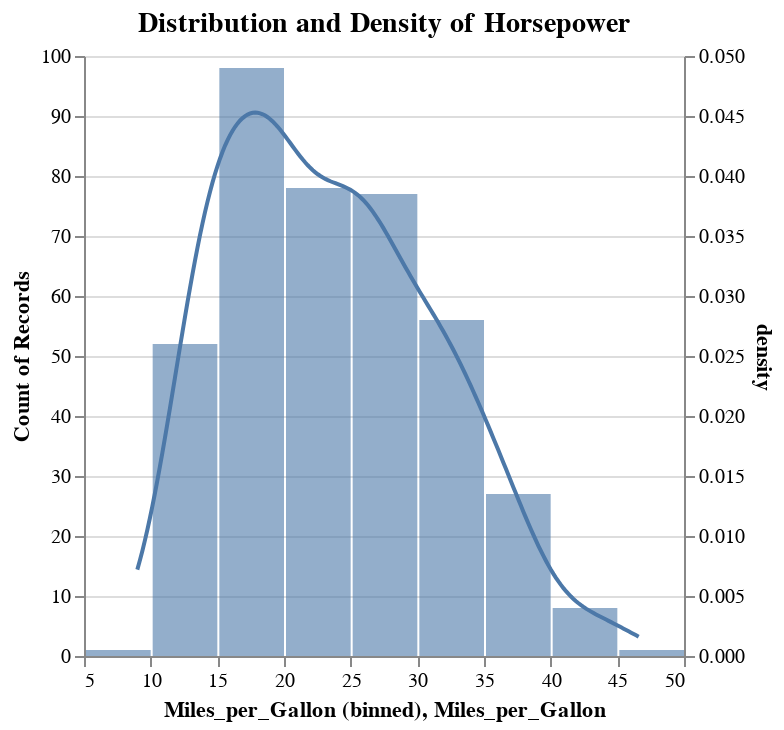

Notebook code for this chart:
### Code cell
# Combine both charts using '+' operator
combined_chart = histogram + kde

# Adjust properties
combined_chart = combined_chart.properties(
    title="Distribution and Density of Horsepower"
).resolve_scale(
    y='independent'  # Use independent y-scales for both charts
).configure_title(
    fontSize=14,
    anchor='middle',
    color='black'
)

combined_chart

### Figure 1 — Vega-Lite specification as saved in the notebook (floating-point values rounded to 4 significant figures; data arrays with more than 128 entries replaced by an {"elided": "..."} marker saying what was removed)
{"config": {"view": {"continuousWidth": 300, "continuousHeight": 300}, "title": {"anchor": "middle", "color": "black", "fontSize": 14}}, "layer": [{"mark": {"type": "bar", "opacity": 0.6}, "encoding": {"x": {"bin": true, "field": "Miles_per_Gallon", "type": "quantitative"}, "y": {"aggregate": "count", "type": "quantitative"}}, "title": "Distribution of Miles per Gallon"}, {"mark": {"type": "line"}, "encoding": {"x": {"field": "Miles_per_Gallon", "type": "quantitative"}, "y": {"field": "density", "type": "quantitative"}}, "title": "Density of Miles_per_Gallon", "transform": [{"density": "Miles_per_Gallon", "as": ["Miles_per_Gallon", "density"]}]}], "data": {"name": "data-583e73726c1545c56c203344161a975c"}, "resolve": {"scale": {"y": "independent"}}, "title": "Distribution and Density of Horsepower", "$schema": "https://vega.github.io/schema/vega-lite/v5.20.1.json", "datasets": {"data-583e73726c1545c56c203344161a975c": {"elided": "406 records"}}}
